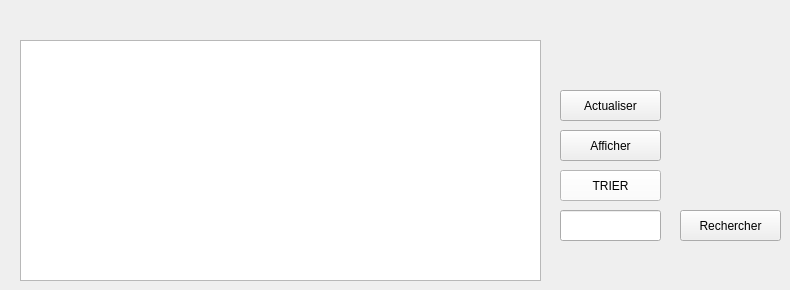
      <widget class="QWidget" name="tab_2">
       <attribute name="title">
        <string>Afficher les clients</string>
       </attribute>
       <widget class="QTableView" name="tabclient">
        <property name="geometry">
         <rect>
          <x>20</x>
          <y>40</y>
          <width>521</width>
          <height>241</height>
         </rect>
        </property>
        <property name="styleSheet">
         <string notr="true"/>
        </property>
       </widget>
       <widget class="QPushButton" name="pushButton_13">
        <property name="geometry">
         <rect>
          <x>560</x>
          <y>90</y>
          <width>101</width>
          <height>31</height>
         </rect>
        </property>
        <property name="text">
         <string>Actualiser</string>
        </property>
       </widget>
       <widget class="QPushButton" name="pushButton_14">
        <property name="geometry">
         <rect>
          <x>560</x>
          <y>130</y>
          <width>101</width>
          <height>31</height>
         </rect>
        </property>
        <property name="text">
         <string>Afficher</string>
        </property>
       </widget>
       <widget class="QPushButton" name="pushButton_3">
        <property name="geometry">
         <rect>
          <x>560</x>
          <y>170</y>
          <width>101</width>
          <height>31</height>
         </rect>
        </property>
        <property name="styleSheet">
         <string notr="true">font: 10pt &quot;MS Shell Dlg 2&quot;;
background-color: rgb(255, 255, 255);</string>
        </property>
        <property name="text">
         <string>TRIER</string>
        </property>
       </widget>
       <widget class="QPushButton" name="pushButton_2">
        <property name="geometry">
         <rect>
          <x>680</x>
          <y>210</y>
          <width>101</width>
          <height>31</height>
         </rect>
        </property>
        <property name="text">
         <string>Rechercher</string>
        </property>
       </widget>
       <widget class="QLineEdit" name="CIN2_2">
        <property name="geometry">
         <rect>
          <x>560</x>
          <y>210</y>
          <width>101</width>
          <height>31</height>
         </rect>
        </property>
       </widget>
      </widget>
